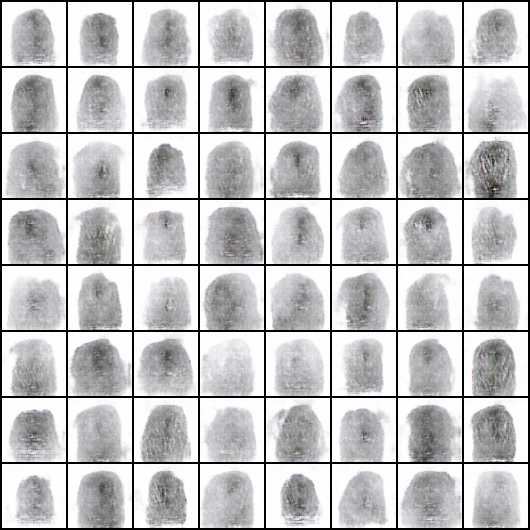
#> input picture GAN based implementation/Generated_Images_NIST_Special_Dataset/generated_image_160.bmp, 530 x 530 px
$ jupyter execute Image_Visualization.ipynb   (older library calls are emulated)
#> lines starting #> are read from the running program, lines starting #| are printed output that depends on the picture; after the words box and inside, x2 and y2 are one past the last pixel; in counts of white or black regions, pixels touching at a corner belong together
[cell 1]
import cv2
import numpy as np
import matplotlib.pyplot as plt

[cell 2]
def display_image(image, title="Image"):
    plt.imshow(cv2.cvtColor(image, cv2.COLOR_BGR2RGB))
    plt.title(title)
    plt.axis('off')
    plt.show()

[cell 3]
def detect_fingerprint_contours(image_path):
    image = cv2.imread(image_path)
#> image is the input picture: shape (530, 530, 3); mean B, G, R 194.6, 194.4, 194.3
    display_image(image, "Original Image")
    # Step 1
    gray = cv2.cvtColor(image, cv2.COLOR_BGR2GRAY)
    display_image(gray, "Step 1: Grayscale Image")
    # Step 2
    blurred = cv2.GaussianBlur(gray, (5, 5), 0)
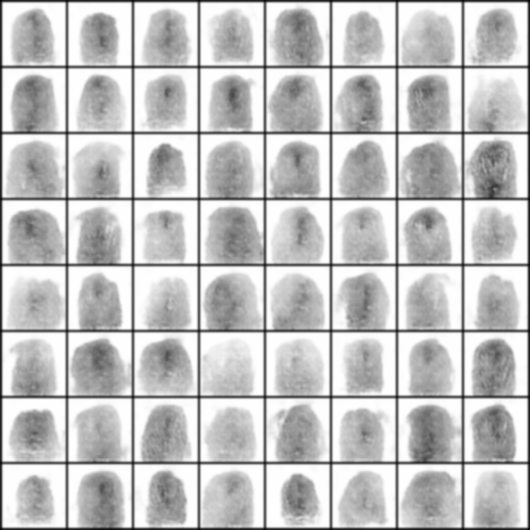
#> blurred: shape (530, 530); min 4, max 254, mean 194.5
    display_image(blurred, "Step 2: Blurred Image")
    # Step 3
    sobel_x = cv2.Sobel(blurred, cv2.CV_64F, 1, 0, ksize=3)
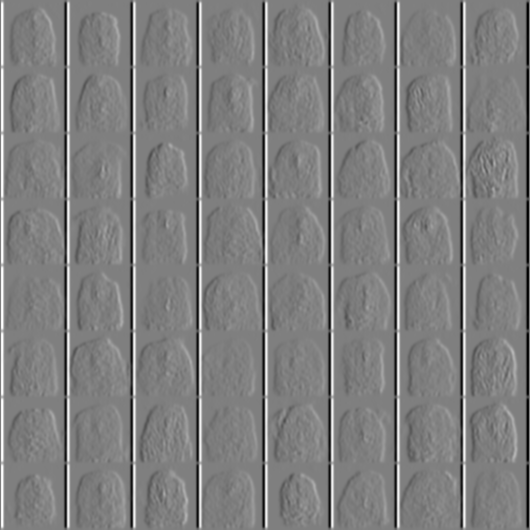
#> sobel_x: shape (530, 530) float64; min -636, max 636, mean 0; drawn with min black and max white
    sobel_y = cv2.Sobel(blurred, cv2.CV_64F, 0, 1, ksize=3)
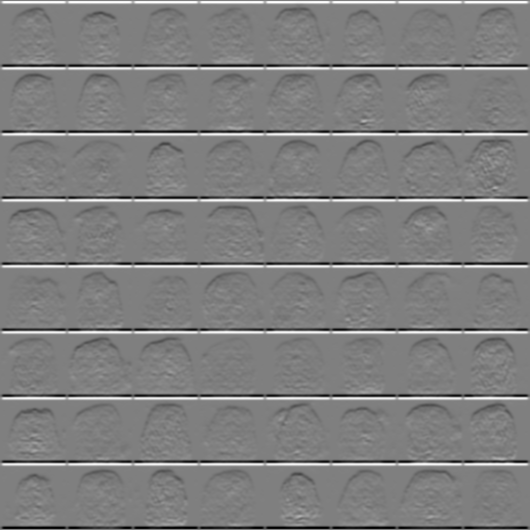
#> sobel_y: shape (530, 530) float64; min -636, max 636, mean -0.1; drawn with min black and max white
    magnitude = np.sqrt(sobel_x**2 + sobel_y**2)
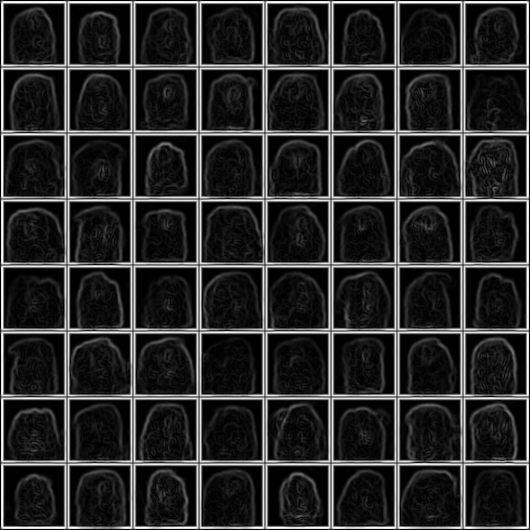
#> magnitude: shape (530, 530) float64; min 0, max 636, mean 102.5; drawn with min black and max white
    magnitude = np.uint8(magnitude)
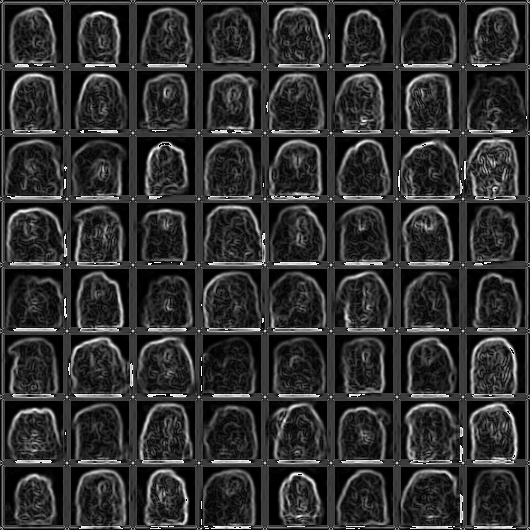
#> magnitude: shape (530, 530); min 0, max 255, mean 48.2
    display_image(magnitude, "Step 3: Edge Detection Result")
    # Step 4
    _, binary = cv2.threshold(magnitude, 0, 255, cv2.THRESH_BINARY + cv2.THRESH_OTSU)
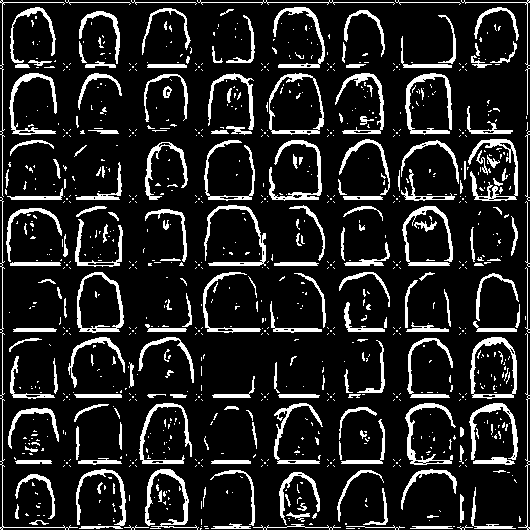
#> binary: shape (530, 530); 13.5% white; 955 white regions (750 under 20 px), largest, box (x1, y1, x2, y2) and area: (468, 139, 518, 201) 778, (405, 73, 452, 135) 720, (269, 140, 322, 201) 704
    display_image(binary, "Step 4: Binary Image")
    # Step 5
    kernel = np.ones((3, 3), np.uint8)
    binary = cv2.morphologyEx(binary, cv2.MORPH_CLOSE, kernel)
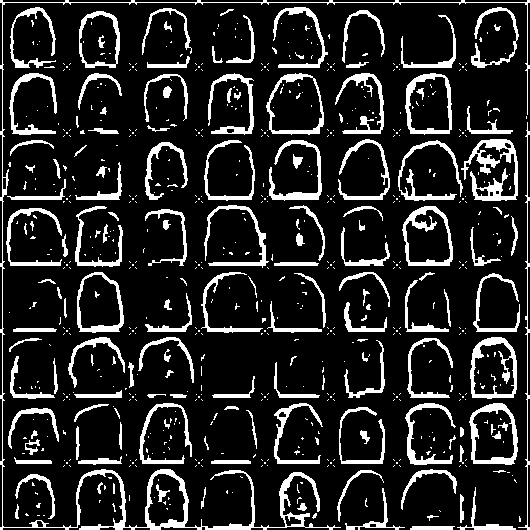
#> binary: shape (530, 530); 14.7% white; 675 white regions (522 under 20 px), largest, box (x1, y1, x2, y2) and area: (0, 0, 530, 530) 4325, (461, 139, 518, 201) 1384, (470, 337, 517, 399) 951
    display_image(binary, "Step 5: Enhanced Binary Image")
    # Step 6
    contours, _ = cv2.findContours(binary, cv2.RETR_EXTERNAL, cv2.CHAIN_APPROX_SIMPLE)
#> contours = 633 contours, 522 with area under 20; largest, box (x1, y1, x2, y2) and area: (0, 0, 530, 530) 3966, (266, 73, 324, 135) 2828, (469, 403, 518, 465) 2467, (405, 73, 452, 135) 2466, (470, 337, 517, 399) 2464

    if len(contours) > 0:
        # print("Fingerprint detected!")
        cv2.drawContours(image, contours, -1, (0, 0, 255), 2)
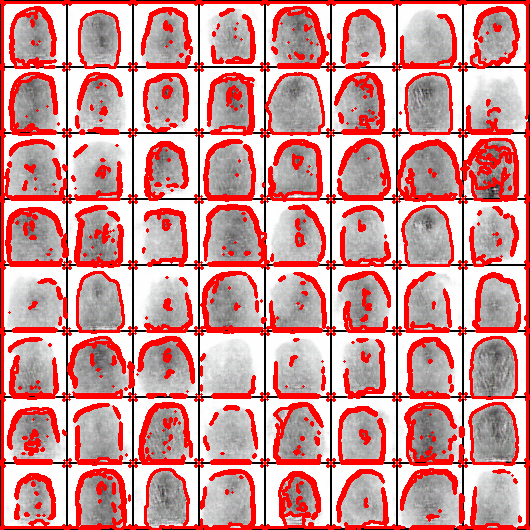
#> image: shape (530, 530, 3); mean B, G, R 148.7, 148.6, 210.7
        display_image(image, "Contours on fingerprint")
    else:
        print("No fingerprint detected.")

[cell 4]
detect_fingerprint_contours('Generated_Images_NIST_Special_Dataset/generated_image_160.bmp')

[cell 5]
def detect_fingerprint_by_lines(image_path):
    image = cv2.imread(image_path)
    display_image(image, "Original Image")
    # Step 1
    gray = cv2.cvtColor(image, cv2.COLOR_BGR2GRAY)
    display_image(gray, "Step 1: Grayscale Image")
    # Step 2
    blurred = cv2.GaussianBlur(gray, (5, 5), 0)
    display_image(blurred, "Step 2: Blurred Image")
    # Step 3
    edges = cv2.Canny(blurred, 30, 150)
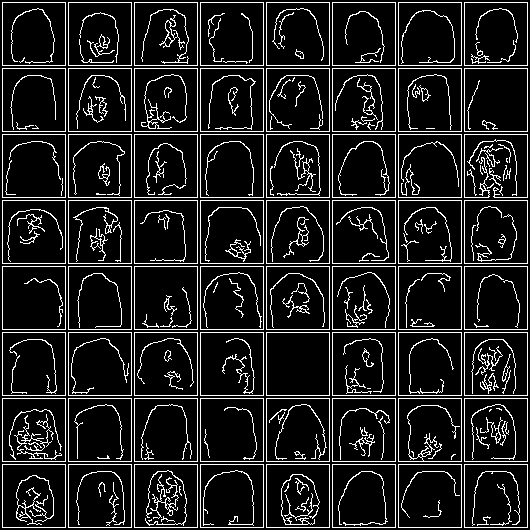
#> edges: shape (530, 530); 11.7% white in thin lines or dots
    display_image(edges, "Step 3: Edge Detection Result")
    # Step 4
    lines = cv2.HoughLines(edges, 1, np.pi / 180, 200)
#> lines = 32 rows, first 8: [2, 0], [65, 0], [68, 0], [131, 0], [134, 0], [197, 0], [200, 0], [263, 0]
    # print(lines)

$ run again, with GAN based implementation/Generated_Images_NIST_Special_Dataset/generated_image_102.bmp copied over GAN based implementation/Generated_Images_NIST_Special_Dataset/generated_image_160.bmp
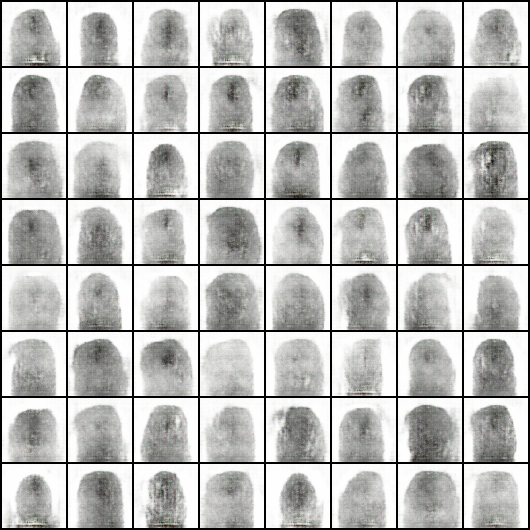
#> input picture GAN based implementation/Generated_Images_NIST_Special_Dataset/generated_image_102.bmp, 530 x 530 px
#> in detect_fingerprint_contours, image is the input picture: shape (530, 530, 3); mean B, G, R 186.8, 188.4, 188.2
#> in detect_fingerprint_contours, `binary = cv2.morphologyEx(binary, cv2.MORPH_CLOSE, kernel)`:
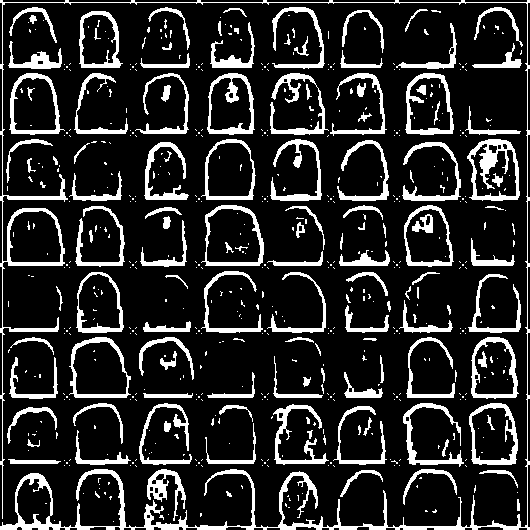
#> binary: shape (530, 530); 16.2% white; 590 white regions (458 under 20 px), largest, box (x1, y1, x2, y2) and area: (0, 0, 530, 530) 7519, (467, 139, 520, 201) 1261, (270, 73, 329, 135) 915
#> contours = 529 contours, 432 with area under 20; largest, box (x1, y1, x2, y2) and area: (0, 0, 530, 530) 7884, (201, 205, 264, 266) 3080, (69, 337, 131, 398) 2956, (201, 139, 256, 200) 2626, (467, 139, 520, 201) 2612
#> in detect_fingerprint_by_lines, `edges = cv2.Canny(blurred, 30, 150)`:
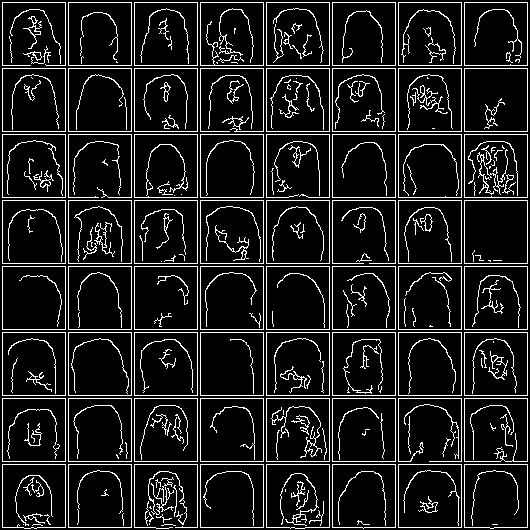
#> edges: shape (530, 530); 11.1% white in thin lines or dots
#> lines = 32 rows, first 8: [2, 0], [65, 0], [68, 0], [131, 0], [134, 0], [197, 0], [200, 0], [263, 0]
